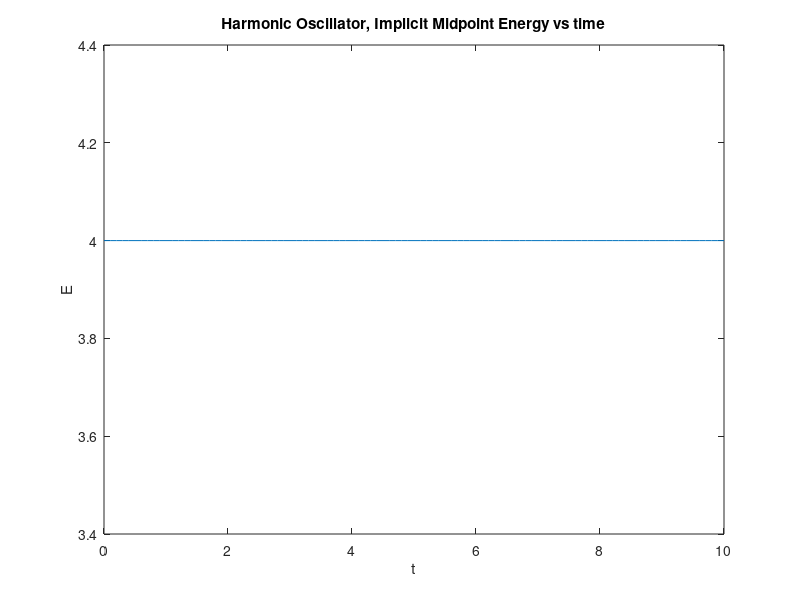

Write MATLAB code to recreate this figure.
%Numerical experiments with the harmonic oscillator
%Given d2x/dt2+omega^2 x=0, x(0)=1, dx/dt(0)=0
omega=2;
h=0.1;N=100;
t=[0:h:N*h];
x=cos(omega*t);
xp=-omega*sin(omega*t);
E=omega^2*(x.*x)+xp.*xp;
X=[x' xp'];
plot(t,x,t,xp)
xlabel('t'),ylabel('x,xp')
title('Harmonic oscillator, exact trajetories')
pause
plot(x,xp)
axis('equal')
xlabel('x'),ylabel('dx/dt')
title('Harmonic oscillator, exact phase portrait')
grid
pause
plot(t,E)
xlabel('t')
ylabel('E')
title('Harmonic oscillator, exact Energi vs time')
pause
% y=[1,0]';t=0;
% A=[0 1;-omega^2 0];
% y=[1,0]';t=0;
% Y=[y'];T=[t];E=[omega^2];
% for k=1:N
%    y=y+h*A*y;
%    Y=[Y;y'];
%    t=t+h;
%    T=[T;t];
%    E=[E;omega^2*y(1)*y(1)+y(2)*y(2)];
% end
% Yexeul=Y;
% plot(T,Y,'*')
% xlabel('t'),ylabel('y1,y2')
% title('Harmonic oscillator, Explicit Euler trajectories')
% pause
% plot(Y(:,1),Y(:,2),'*')
% axis('equal')
% xlabel('y1'),xlabel('y2')
% title('Harmonic oscillator, Explicit Euler phase portrait')
% pause
% plot(T,E,'*')
% xlabel('t'),ylabel('E')
% title('Harmonic oscillator, Explicit Euler Energi vs time')
% pause
% y=[1,0]';t=0;
% Y=[y'];T=[t];E=[omega^2];
% for k=1:N
%     y=(eye(2)-h*A)\y;
%     Y=[Y;y'];
%     t=t+h;
%     T=[T;t];
%     E=[E;omega^2*y(1)*y(1)+y(2)*y(2)];
% end
% Yimeul=Y;
% plot(T,Y,'o')
% xlabel('t'),ylabel('y1,y2')
% title('Harmonic Oscillator, Implicit Euler trajectories')
% pause
% plot(Y(:,1),Y(:,2),'o')
% axis('equal')
% xlabel('y1'),ylabel('y2')
% title('Harmonic Oscillator, Implicit Euler phase portrait')
% pause
% plot(T,E)
% xlabel('t'),ylabel('E')
% title('Harmonic Oscillator, Implicit Euler Energy vs time')
% pause
u1 = 1;  % Initial position
u2 = 0;  % Initial velocity
U1 = [u1];  % Will grow to store all positions
U2 = [u2];  % Will grow to store all velocities
t=0;
T=[t];
E=[omega^2]; %This is like this because init pos = 1 and vel = 0
for k=1:N
    u1 = U1(end) + h*U2(end);
    u2 = U2(end) - (h * (omega^2) * u1);
    U1=[U1;u1];
    U2=[U2;u2];
    t=t+h;
    T=[T;t];
    E=[E;(omega^2)*(u1^2) + (u2^2)];
end
plot(T,U1,T,U2,'o')
xlabel('t'),ylabel('u1,u2')
title('Harmonic Oscillator, Sympletic Euler trajectories')
pause
plot(U1, U2,'o')
axis('equal')
xlabel('y1'),ylabel('y2')
title('Harmonic Oscillator, Sympletic Euler phase portrait')
pause
plot(T,E)
xlabel('t'),ylabel('E')
title('Harmonic Oscillator, Sympletic Euler Energy vs time')
pause
%IMPLICIT MIDPOINT EULER
y=[1,0]';t=0;
A=[0 1;-omega^2 0];
Y=[y'];
T=[t];
E=[omega^2];
hh = h/2;
Anum = eye(2) + hh*A;
Aden = eye(2) - hh*A;
Amod = Aden\Anum;
for k=1:N
    y = Amod * Y(end,:)';
    Y=[Y;y'];
    t=t+h;
    T=[T;t];
    E=[E;omega^2*y(1)*y(1)+y(2)*y(2)];
end
Yimeul=Y;
plot(T,Y,'o')
xlabel('t'),ylabel('y1,y2')
title('Harmonic Oscillator, Implicit Midpoint trajectories')
pause
plot(Y(:,1),Y(:,2),'o')
axis('equal')
xlabel('y1'),ylabel('y2')
title('Harmonic Oscillator, Implicit Midpoint phase portrait')
pause
plot(T,E)
xlabel('t'),ylabel('E')
title('Harmonic Oscillator, Implicit Midpoint Energy vs time')
pause
